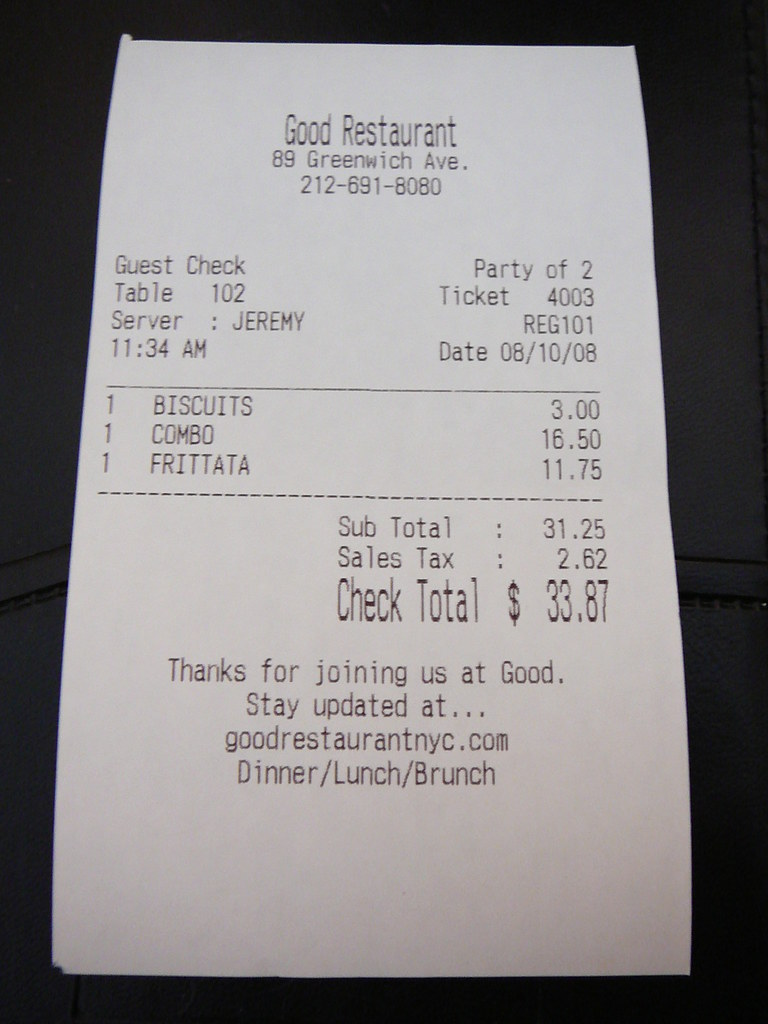
#> input picture RealRestaurantReceipt.jpg, 768 x 1024 px, found by its file name
$ python preprocessing.py
#> lines starting #> are read from the running program, lines starting #| are printed output that depends on the picture; after the words box and inside, x2 and y2 are one past the last pixel; in counts of white or black regions, pixels touching at a corner belong together
import cv2
from matplotlib import pyplot as plt
import numpy as np
import imutils
from imutils.perspective import four_point_transform
import pytesseract

pytesseract.pytesseract.tesseract_cmd = 'C:\\Users\\kyled\\AppData\\Local\\Programs\\Tesseract-OCR\\tesseract.exe'

def getReceipt():
    # BOUNDING BOX
    #image= cv2.imread("RealRestaurantReceipt.jpg")
    img_orig = cv2.imread("RealRestaurantReceipt.jpg")
#> img_orig is the input picture: shape (1024, 768, 3); mean B, G, R 135.5, 134.9, 138.3
    image = img_orig.copy()
    #image = imutils.resize(image, width=500)
    #ratio = img_orig.shape[1] / float(image.shape[1])

    gray = cv2.cvtColor(image, cv2.COLOR_BGR2GRAY)

    blur = cv2.GaussianBlur(gray, (5,5), 0)
    cv2.imwrite("BLURRED.jpg", blur)

    edges = cv2.Canny(blur, 75, 200)
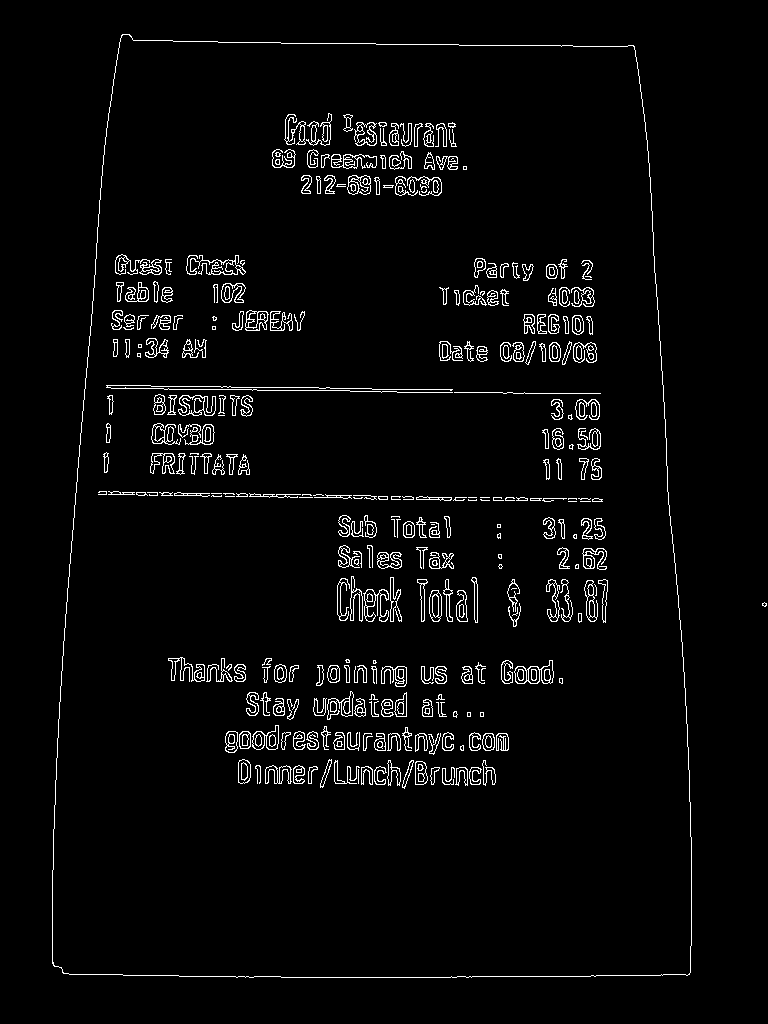
#> edges: shape (1024, 768); 3.3% white in thin lines or dots, all inside (x1, y1, x2, y2) = (52, 34, 767, 978)

    cnts = cv2.findContours(edges, cv2.RETR_EXTERNAL, cv2.CHAIN_APPROX_SIMPLE)
#> cnts = 2 contours, 1 with area under 20; largest, box (x1, y1, x2, y2) and area: (52, 34, 692, 978) 552868

    cnts = imutils.grab_contours(cnts)
    cnts = sorted(cnts, key=cv2.contourArea, reverse = False)

    receiptCnt = None

    for c in cnts:
        # approximate the contour
        peri = cv2.arcLength(c, True)
        approx = cv2.approxPolyDP(c, 0.02 * peri, True)
        # if our approximated contour has four points, then we can
        # assume we have found the outline of the receipt
        if len(approx) == 4:
            receiptCnt = approx
            break
#> this loop made 2 passes
#> (peri, receiptCnt) on pass 2: (3084.1, [[122, 34], [53, 965], [689, 974], [634, 46]])
#> peri on pass 1: 13.66


    # [4 lines of commented-out code are left out]

    if receiptCnt is None:
        raise Exception(
            (
                "Receipt Outline Not Found"
            )
        )

    receipt = four_point_transform(image, receiptCnt.reshape(4,2) ) # * ratio
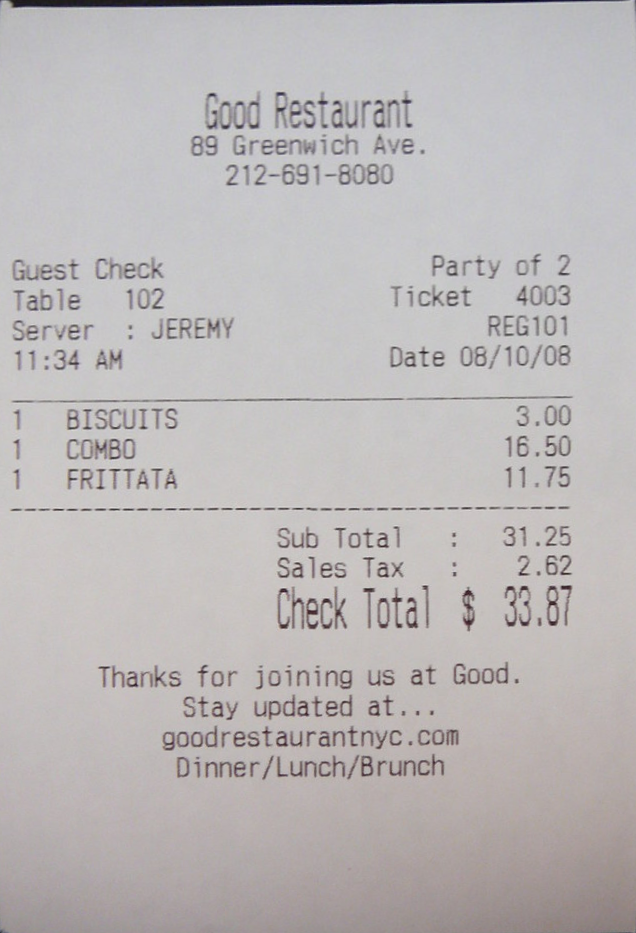
#> receipt: shape (933, 636, 3); mean B, G, R 184.3, 183.9, 187.9
    """ * ratio """
    cv2.imwrite('transformed_receipt.jpg', receipt)

    # converts image to gray scale so it's easier to read
    def grayscaletwo(image):
        return cv2.cvtColor(image, cv2.COLOR_BGR2GRAY)

    gray_image = grayscaletwo(receipt)
    cv2.imwrite("pictures/grayReceipt.jpg", gray_image)

    thresh, im_bw = cv2.threshold(gray_image, 170, 200, cv2.THRESH_BINARY)
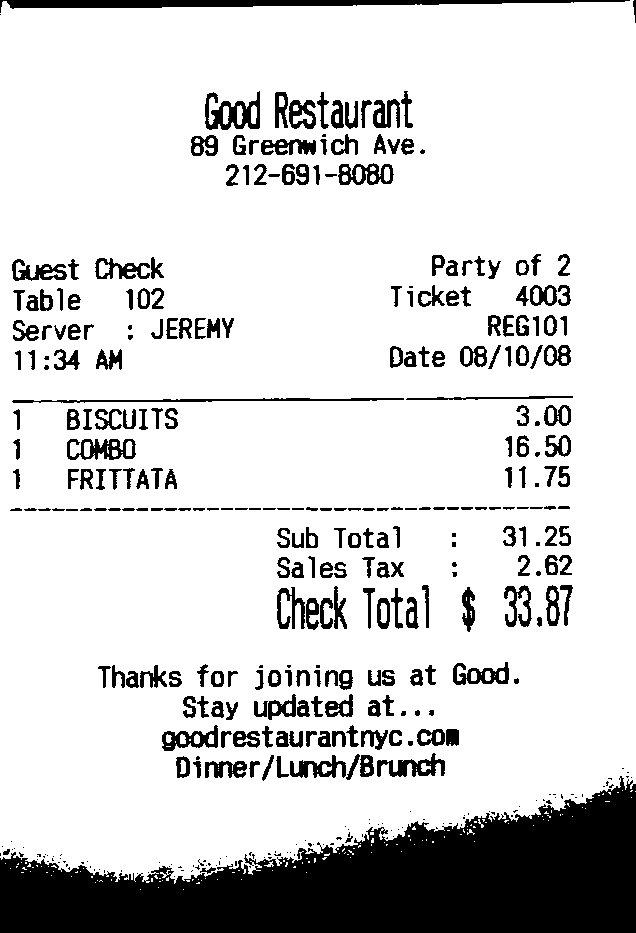
#> im_bw: shape (933, 636); values 0 (black) and 200 (white), 83.2% white; 392 black regions (125 under 20 px), largest, box (x1, y1, x2, y2) and area: (0, 776, 636, 933) 56534, (0, 0, 630, 13) 3493, (205, 91, 260, 130) 1048
    cv2.imwrite("pictures/bw_image.jpg", im_bw)

    options = "--psm 6"
    #text = pytesseract.image_to_string(im_bw, config=options)
    text = pytesseract.image_to_string(im_bw)

    # [4 lines of commented-out code are left out]

    return text

getReceipt()
#> (the call stopped at in getReceipt, `text = pytesseract.image_to_string(im_bw)`: pytesseract is not available in this run)
# -------------------------------------------------------------------------------------------------------------------------

""" image_file = "RealRestaurantReceipt.jpg"
img = cv2.imread(image_file)

inverted_image = cv2.bitwise_not(img)
cv2.imwrite("pictures/invertedReceipt.jpg",inverted_image)

# converts image to gray scale so it's easier to read
def grayscale(image):
    return cv2.cvtColor(image, cv2.COLOR_BGR2GRAY)

gray_image = grayscale(img)
cv2.imwrite("pictures/grayReceipt.jpg", gray_image)

thresh, im_bw = cv2.threshold(gray_image, 170, 200, cv2.THRESH_BINARY)
cv2.imwrite("pictures/bw_image.jpg", im_bw)

def noise_removal(image):
    kernel = np.ones((1,1), np.uint8)
    image = cv2.dilate(image, kernel, iterations = 1)
    kernel = np.ones((1,1), np.uint8)
    image = cv2.erode(image, kernel, iterations = 1)
    image = cv2.morphologyEx(image, cv2.MORPH_CLOSE, kernel)
    image = cv2.medianBlur(image, 3)
    return image

# HERE, CHECK TO SEE IF NO_NOISE HELPS OR HURTS OCR READING LEVEL
no_noise = noise_removal(im_bw)
cv2.imwrite("pictures/no_noise.jpg", no_noise)
#cv2.imshow("im_bw", im_bw)
#cv2.imshow("no noise", no_noise)

# HERE, CHECK TO SEE IF THICK OR THIN HELPS OR HURTS OCR READING LEVEL
def thin_font(image):
    image = cv2.bitwise_not(image)
    kernel = np.ones((2,2), np.uint8)
    image = cv2.erode(image, kernel, iterations = 1)
    image = cv2.bitwise_not(image)
    return image

eroded_image = thin_font(no_noise)
cv2.imwrite("pictures/eroded_image.jpg", eroded_image)

def thick_font(image):
    image = cv2.bitwise_not(image)
    kernel = np.ones((2,2), np.uint8)
    image = cv2.dilate(image, kernel, iterations = 1)
    image = cv2.bitwise_not(image)
    return image

dilated_image = thick_font(no_noise)
cv2.imwrite("pictures/dilated_image.jpg", dilated_image)

new = cv2.imread("pictures/RestaurantReceiptMinor.jpg")
#cv2.imshow("Roatated", new)

# STRAIGHTEN THE PICTURE
def getSkewAngle(cvImage) -> float:
    # Prep image, copy, convert to gray scale, blur, and threshold
    newImage = cvImage.copy()
    gray = cv2.cvtColor(newImage, cv2.COLOR_BGR2GRAY)
    blur = cv2.GaussianBlur(gray, (9, 9), 0)
    thresh = cv2.threshold(blur, 0, 255, cv2.THRESH_BINARY_INV + cv2.THRESH_OTSU)[1]

    # Apply dilate to merge text into meaningful lines/paragraphs.
    # Use larger kernel on X axis to merge characters into single line, cancelling out any spaces.
    # But use smaller kernel on Y axis to separate between different blocks of text
    kernel = cv2.getStructuringElement(cv2.MORPH_RECT, (30, 5))
    dilate = cv2.dilate(thresh, kernel, iterations=2)

    # Find all contours
    contours, hierarchy = cv2.findContours(dilate, cv2.RETR_LIST, cv2.CHAIN_APPROX_SIMPLE)
    contours = sorted(contours, key = cv2.contourArea, reverse = True)
    for c in contours:
        rect = cv2.boundingRect(c)
        x,y,w,h = rect
        cv2.rectangle(newImage,(x,y),(x+w,y+h),(0,255,0),2)

    # Find largest contour and surround in min area box
    largestContour = contours[0]
    print (len(contours))
    minAreaRect = cv2.minAreaRect(largestContour)
    cv2.imwrite("pictures/temp/boxes.jpg", newImage)
    # Determine the angle. Convert it to the value that was originally used to obtain skewed image
    angle = minAreaRect[-1]
    if angle < -45:
        angle = 90 + angle
    return -1.0 * angle
# Rotate the image around its center
def rotateImage(cvImage, angle: float):
    newImage = cvImage.copy()
    (h, w) = newImage.shape[:2]
    center = (w // 2, h // 2)
    M = cv2.getRotationMatrix2D(center, angle, 1.0)
    newImage = cv2.warpAffine(newImage, M, (w, h), flags=cv2.INTER_CUBIC, borderMode=cv2.BORDER_REPLICATE)
    return newImage

# Deskew image
def deskew(cvImage):
    angle = getSkewAngle(cvImage)
    return rotateImage(cvImage, -1.0 * angle)

fixed = deskew(new)
cv2.imwrite("pictures/rotated_fixed.jpg", fixed)
#cv2.imshow("fixed", fixed)


def remove_borders(image):
    contours, heiarchy = cv2.findContours(image, cv2.RETR_EXTERNAL, cv2.CHAIN_APPROX_SIMPLE)
    cntsSorted = sorted(contours, key=lambda x:cv2.contourArea(x))
    cnt = cntsSorted[-1]
    x, y, w, h = cv2.boundingRect(cnt)
    crop = image[y:y+h, x:x+w]
    return (crop)

no_borders = remove_borders(no_noise)
cv2.imwrite("pictures/no_borders.jpg", no_borders)


# ADD A THICK WHITE BORDER
color = [255, 255, 255]
top, bottom, left, right = [150]*4
image_with_border = cv2.copyMakeBorder(no_borders, top, bottom, left, right, cv2.BORDER_CONSTANT, value=color)
cv2.imwrite("pictures/image_with_border.jpg", image_with_border)
#cv2.imshow("big_borders", image_with_border)

 """


# [5 lines of commented-out code are left out]
